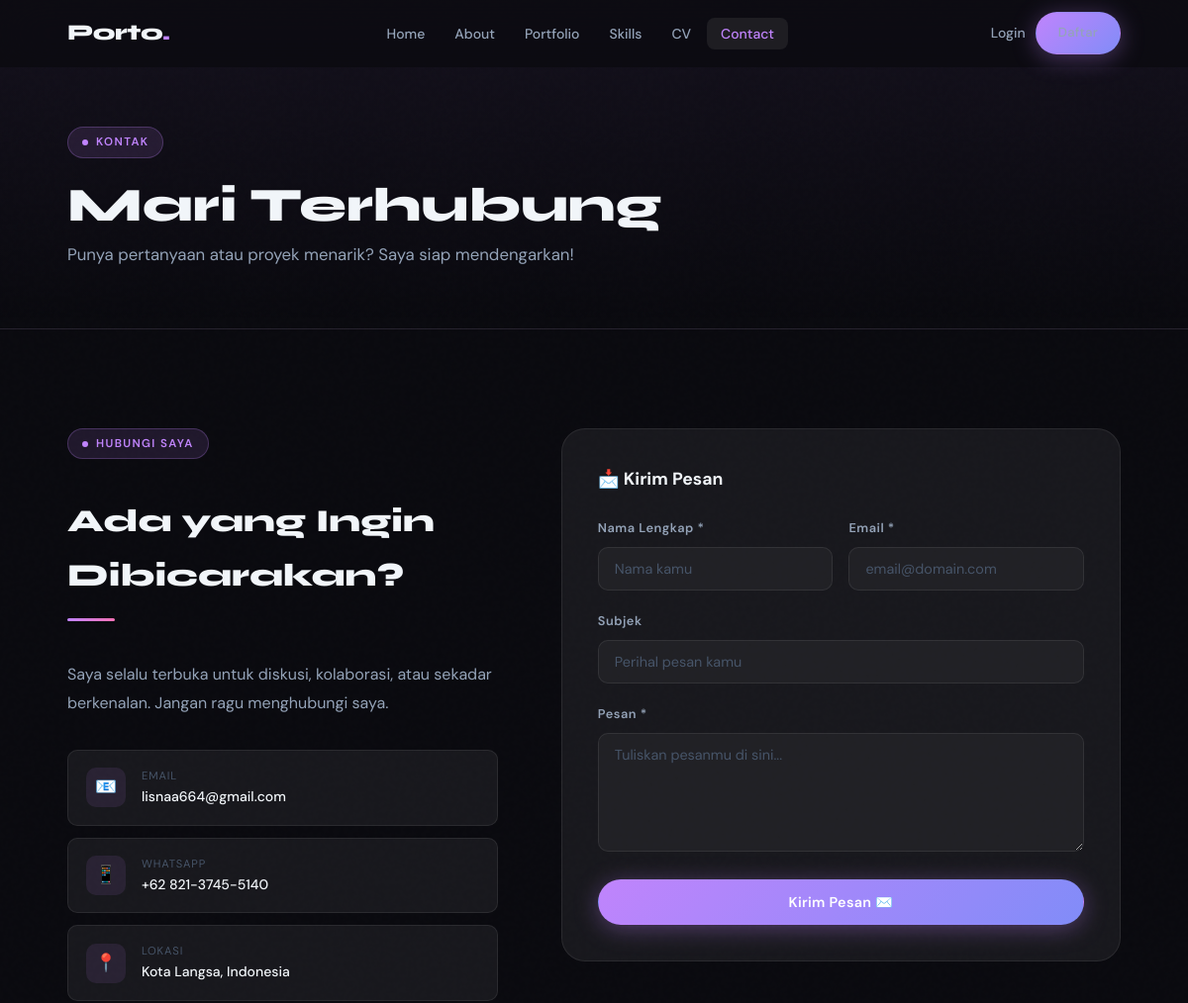
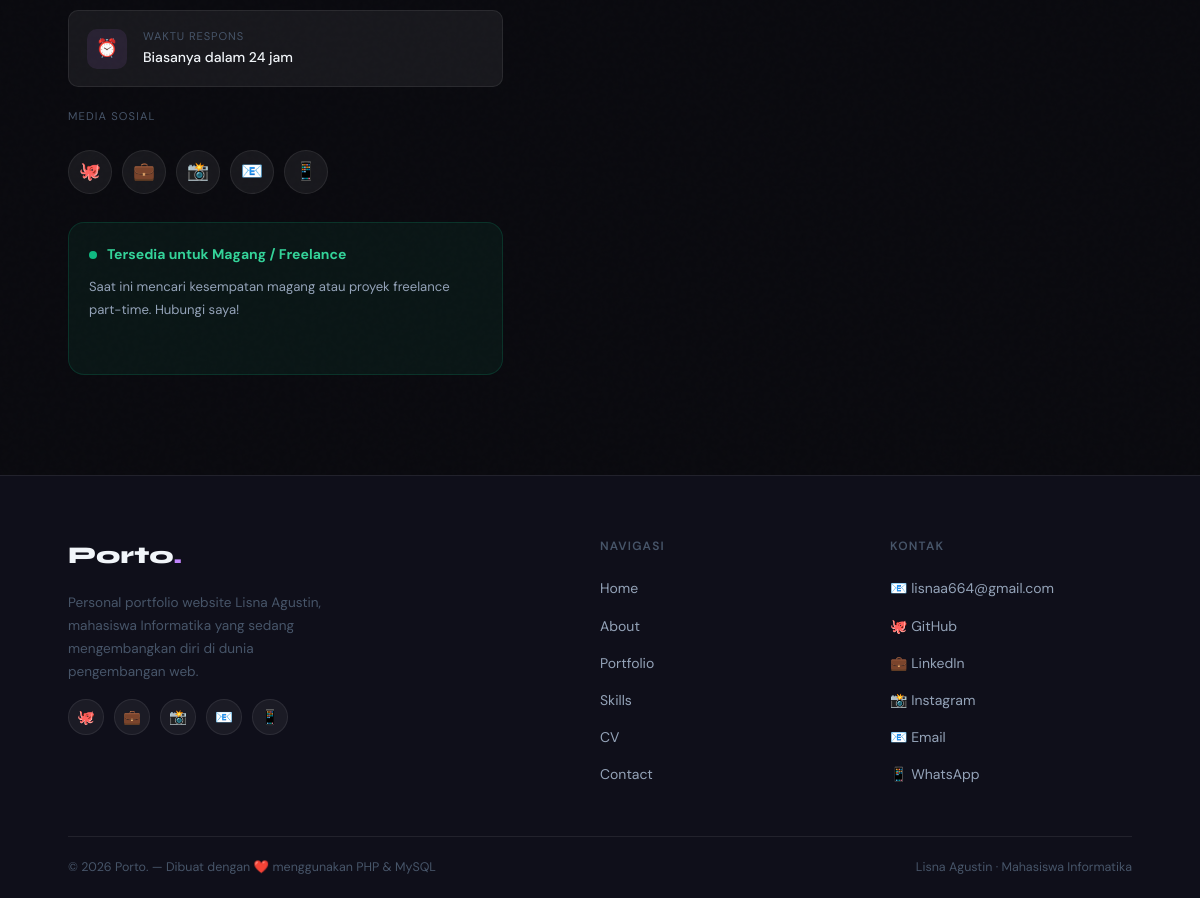
The page /contact.php on the database its author committed (2 pictures, top to bottom).
### tables this page shows
CREATE TABLE IF NOT EXISTS about_me (
  id          INT UNSIGNED  NOT NULL AUTO_INCREMENT,
  full_name   VARCHAR(150)  NOT NULL,
  tagline     VARCHAR(250)  NULL,
  description TEXT          NOT NULL,
  photo       VARCHAR(300)  NULL,
  email       VARCHAR(150)  NULL,
  phone       VARCHAR(30)   NULL,
  location    VARCHAR(150)  NULL,
  birth_year  YEAR          NULL,
  university  VARCHAR(200)  NULL,
  major       VARCHAR(200)  NULL,
  gpa         DECIMAL(3,2)  NULL,
  updated_at  DATETIME      NOT NULL DEFAULT CURRENT_TIMESTAMP ON UPDATE CURRENT_TIMESTAMP,
  PRIMARY KEY (id)
);

CREATE TABLE IF NOT EXISTS social_media (
  id         INT UNSIGNED  NOT NULL AUTO_INCREMENT,
  platform   VARCHAR(50)   NOT NULL,
  label      VARCHAR(100)  NOT NULL,
  url        VARCHAR(500)  NOT NULL,
  icon       VARCHAR(10)   NOT NULL DEFAULT '🔗',
  sort_order INT           NOT NULL DEFAULT 0,
  is_active  TINYINT(1)    NOT NULL DEFAULT 1,
  created_at DATETIME      NOT NULL DEFAULT CURRENT_TIMESTAMP,
  PRIMARY KEY (id)
);

### config/koneksi.php (called while the page is built, shortened)
<?php
function e(string $str): string {
    return htmlspecialchars($str, ENT_QUOTES | ENT_SUBSTITUTE, 'UTF-8');
}
function isLoggedIn(): bool {
    return !empty($_SESSION['user_id']);
}

### contact.php (the view, shortened to what this page needs)
<?php
require_once 'config/koneksi.php';
$pdo     = getDB();
$about   = $pdo->query("SELECT * FROM about_me LIMIT 1")->fetch();
$socials = $pdo->query("SELECT * FROM social_media WHERE is_active=1 ORDER BY sort_order")->fetchAll();
?>
<!DOCTYPE html>
<html lang="id">
<head>
  <title>Porto. – Contact</title><link rel="stylesheet" href="css/style.css">
</head>
<body>
<?php require_once 'config/navbar.php'; ?>
<div class="page-header">
  <div class="container">
    <div class="section-tag">Kontak</div>
    <h1 class="section-title">Mari Terhubung</h1>
    <p class="section-subtitle">Punya pertanyaan atau proyek menarik? Saya siap mendengarkan!</p>
  </div>
</div>
<section class="section">
  <div class="container">
    <div class="contact-grid">
      <div class="contact-info fade-up">
        <div class="section-tag">Hubungi Saya</div>
        <h2 style="margin-top:16px;">Ada yang Ingin Dibicarakan?</h2>
        <div class="accent-line"></div>
        <p>Saya selalu terbuka untuk diskusi, kolaborasi, atau sekadar berkenalan. Jangan ragu menghubungi saya.</p>
        <div class="contact-items">
          <?php if ($about['email']): ?>
          <a href="mailto:<?= e($about['email']) ?>" class="contact-item">
            <div class="contact-item-icon">📧</div>
            <div class="contact-item-text"><div class="label">Email</div><div class="value"><?= e($about['email']) ?></div></div>
          </a>
          <?php endif; ?>
          <?php if ($about['phone']): ?>
          <a href="https://wa.me/<?= preg_replace('/[^0-9]/','',$about['phone']) ?>" target="_blank" class="contact-item">
            <div class="contact-item-icon">📱</div>
            <div class="contact-item-text"><div class="label">WhatsApp</div><div class="value"><?= e($about['phone']) ?></div></div>
          </a>
          <?php endif; ?>
          <?php if ($about['location']): ?>
          <div class="contact-item">
            <div class="contact-item-icon">📍</div>
            <div class="contact-item-text"><div class="label">Lokasi</div><div class="value"><?= e($about['location']) ?></div></div>
          </div>
          <?php endif; ?>
          <div class="contact-item">
            <div class="contact-item-icon">⏰</div>
            <div class="contact-item-text"><div class="label">Waktu Respons</div><div class="value">Biasanya dalam 24 jam</div></div>
          </div>
        </div>
        <?php if (!empty($socials)): ?>
        <div style="margin-top:20px;">
          <div style="font-size:0.7rem;text-transform:uppercase;letter-spacing:0.1em;color:var(--text-dim);margin-bottom:12px;">Media Sosial</div>
          <div class="social-links">
            <?php foreach ($socials as $s): ?>
              <a href="<?= e($s['url']) ?>" target="_blank" class="social-link" title="<?= e($s['platform']) ?>"><?= e($s['icon']) ?></a>
            <?php endforeach; ?>
          </div>
        </div>
        <?php endif; ?>
        <div style="margin-top:28px;padding:20px;background:rgba(16,185,129,0.07);border:1px solid rgba(16,185,129,0.18);border-radius:var(--radius);">
          <div style="display:flex;align-items:center;gap:10px;margin-bottom:8px;">
            <span style="width:8px;height:8px;border-radius:50%;background:#10b981;display:inline-block;"></span>
            <strong style="font-size:0.875rem;color:#34d399;">Tersedia untuk Magang / Freelance</strong>
          </div>
          <p style="font-size:0.82rem;color:var(--text-muted);">Saat ini mencari kesempatan magang atau proyek freelance part-time. Hubungi saya!</p>
        </div>
      </div>
      <div class="contact-form-wrapper fade-up">
        <h3 style="font-size:1.1rem;font-weight:700;margin-bottom:24px;color:var(--text-main);">📩 Kirim Pesan</h3>
        <form id="contactForm" method="POST" action="contact.php" novalidate>
          <div style="display:grid;grid-template-columns:1fr 1fr;gap:16px;">
            <div class="form-group">
              <label for="nama">Nama Lengkap *</label>
              <input type="text" id="nama" name="nama" class="form-control" placeholder="Nama kamu" value="<?= isset($_POST['nama']) ? e($_POST['nama']) : '' ?>" autocomplete="name">
            </div>
            <div class="form-group">
              <label for="email">Email *</label>
              <input type="email" id="email" name="email" class="form-control" placeholder="email@domain.com" value="<?= isset($_POST['email']) ? e($_POST['email']) : '' ?>" autocomplete="email">
            </div>
          </div>
          <div class="form-group">
            <label for="subjek">Subjek</label>
            <input type="text" id="subjek" name="subjek" class="form-control" placeholder="Perihal pesan kamu" value="<?= isset($_POST['subjek']) ? e($_POST['subjek']) : '' ?>">
          </div>
          <div class="form-group">
            <label for="pesan">Pesan *</label>
            <textarea id="pesan" name="pesan" class="form-control" rows="5" placeholder="Tuliskan pesanmu di sini..."><?= isset($_POST['pesan']) ? e($_POST['pesan']) : '' ?></textarea>
          </div>
          <button type="submit" class="btn btn-primary" style="width:100%;justify-content:center;">Kirim Pesan ✉️</button>
        </form>
      </div>
    </div>
  </div>
</section>
<?php require_once 'config/footer.php'; ?>
</body></html>

### config/navbar.php (shortened to what this page needs)
<?php
$_isAdmin = false;
?>
<nav class="navbar" id="navbar">
  <div class="container">
    <a href="/portfolio_redesign/index.php" class="nav-brand">Porto<span>.</span></a>
    <ul class="nav-links">
      <li><a href="/portfolio_redesign/index.php">Home</a></li>
      <li><a href="/portfolio_redesign/about.php">About</a></li>
      <li><a href="/portfolio_redesign/portfolio.php">Portfolio</a></li>
      <li><a href="/portfolio_redesign/skills.php">Skills</a></li>
      <li><a href="/portfolio_redesign/cv.php">CV</a></li>
      <li><a href="/portfolio_redesign/contact.php">Contact</a></li>
    </ul>
    <div class="nav-cta">
      <?php if (isLoggedIn()): ?>
        <?php if ($_isAdmin): ?>
          <a href="/portfolio_redesign/admin/index.php" class="btn btn-glass" style="padding:8px 16px;font-size:0.78rem;gap:6px;">
            🛠️ Dashboard
          </a>
        <?php endif; ?>
        <a href="/portfolio_redesign/auth/logout.php" class="btn btn-outline" style="padding:8px 18px;font-size:0.8rem;">Logout</a>
      <?php else: ?>
        <a href="/portfolio_redesign/login.php" style="font-size:0.875rem;color:var(--text-muted);">Login</a>
        <a href="/portfolio_redesign/register.php" class="btn btn-primary" style="padding:9px 22px;font-size:0.82rem;">Daftar</a>
      <?php endif; ?>
    </div>
  </div>
</nav>

### config/footer.php (shortened to what this page needs)
<?php
$_pdo_footer = null;
try { $_pdo_footer = getDB(); } catch(Exception $e) {}
$_about_footer  = $_pdo_footer ? $_pdo_footer->query("SELECT full_name,email,phone FROM about_me LIMIT 1")->fetch() : null;
$_socials_footer = $_pdo_footer ? $_pdo_footer->query("SELECT * FROM social_media WHERE is_active=1 ORDER BY sort_order LIMIT 8")->fetchAll() : [];
?>
<footer>
  <div class="container">
    <div class="footer-grid">
      <div class="footer-brand">
        <div class="logo">Porto<span>.</span></div>
        <p>Personal portfolio website <?= e($_about_footer['full_name'] ?? 'Lisna Agustin') ?>, mahasiswa Informatika yang sedang mengembangkan diri di dunia pengembangan web.</p>
        <?php if (!empty($_socials_footer)): ?>
        <div style="display:flex;gap:10px;margin-top:16px;">
          <?php foreach ($_socials_footer as $_s): ?>
            <a href="<?= e($_s['url']) ?>" target="_blank" title="<?= e($_s['platform']) ?>"
               style="width:36px;height:36px;border-radius:50%;background:rgba(255,255,255,0.05);border:1px solid rgba(255,255,255,0.08);display:flex;align-items:center;justify-content:center;font-size:0.9rem;transition:all 0.2s;"
               onmouseover="this.style.background='rgba(168,85,247,0.15)';this.style.borderColor='rgba(168,85,247,0.3)'"
               onmouseout="this.style.background='rgba(255,255,255,0.05)';this.style.borderColor='rgba(255,255,255,0.08)'">
              <?= e($_s['icon']) ?>
            </a>
          <?php endforeach; ?>
        </div>
        <?php endif; ?>
      </div>
      <div class="footer-col">
        <h4>Navigasi</h4>
        <ul>
          <li><a href="/portfolio_redesign/index.php">Home</a></li>
          <li><a href="/portfolio_redesign/about.php">About</a></li>
          <li><a href="/portfolio_redesign/portfolio.php">Portfolio</a></li>
          <li><a href="/portfolio_redesign/skills.php">Skills</a></li>
          <li><a href="/portfolio_redesign/cv.php">CV</a></li>
          <li><a href="/portfolio_redesign/contact.php">Contact</a></li>
        </ul>
      </div>
      <div class="footer-col">
        <h4>Kontak</h4>
        <ul>
          <?php if ($_about_footer && $_about_footer['email']): ?>
            <li><a href="mailto:<?= e($_about_footer['email']) ?>">📧 <?= e($_about_footer['email']) ?></a></li>
          <?php endif; ?>
          <?php foreach ($_socials_footer as $_s): ?>
            <li><a href="<?= e($_s['url']) ?>" target="_blank"><?= e($_s['icon']) ?> <?= e($_s['platform']) ?></a></li>
          <?php endforeach; ?>
        </ul>
      </div>
    </div>
    <div class="footer-bottom">
      <span>&copy; <?= date('Y') ?> Porto. — Dibuat dengan ❤️ menggunakan PHP & MySQL</span>
      <span><?= e($_about_footer['full_name'] ?? 'Lisna Agustin') ?> · Mahasiswa Informatika</span>
    </div>
  </div>
</footer>

### rows shown on the page
about_me: email "lisnaa664@gmail.com", phone "+62 821-3745-5140", location "Kota Langsa, Indonesia", full_name "Lisna Agustin"
social_media: icon "🐙", platform "GitHub"
social_media: icon "💼", platform "LinkedIn"
social_media: icon "📸", platform "Instagram"
social_media: icon "📧", platform "Email"
social_media: icon "📱", platform "WhatsApp"
